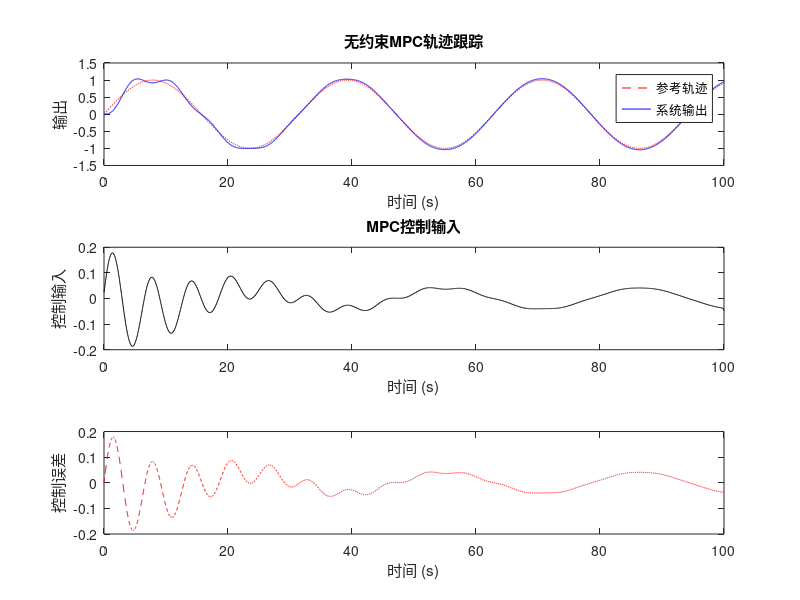

Reproduce this figure in MATLAB.
%% MPC codes without MPC toolbox
clc
clear

%% MPC for linear systems
% (1) Without input constraints

% 离散时间系统参数
Ts = 0.02;
A = [1 Ts; 0 1];
B = [0.5*Ts^2; Ts];
C = [1 0];
nx = size(A,1);
nu = size(B,2);
ny = size(C,1);

Np = 10; % 预测步长
Q = 5;   % 输出误差权重
R = 0.1; % 控制输入权重

Nsim = 5000;
t = (0:Nsim-1)*Ts;
ref = sin(0.2*t); % 期望轨迹

% 预测矩阵
Phi = zeros(Np*ny, nx);
Gamma = zeros(Np*ny, Np*nu);
for i = 1:Np
    Phi((i-1)*ny+1:i*ny,:) = C*A^i;
    for j = 1:i
        Gamma((i-1)*ny+1:i*ny, (j-1)*nu+1:j*nu) = C*A^(i-j)*B;
    end
end

Qbar = kron(eye(Np), Q);
Rbar = kron(eye(Np), R);

x = [0; 0];
y = zeros(1,Nsim);
u = zeros(1,Nsim);

for k = 1:Nsim
    % 构造参考轨迹向量
    if k+Np-1 <= Nsim
        r = ref(k:k+Np-1)';
    else
        r = [ref(k:end) repmat(ref(end),1,Np-(Nsim-k+1))]';
    end

    % 计算最优控制序列
    H = Gamma'*Qbar*Gamma + Rbar;
    f = Gamma'*Qbar*(Phi*x - r);
    du = -H\f; % 解析解

    % 只取第一个控制量
    u(k) = du(1);

    % 系统更新
    x = A*x + B*u(k);
    y(k) = C*x;
end

figure;
subplot(3,1,1);
plot(t, ref, 'r--', t, y, 'b');
legend('参考轨迹','系统输出');
xlabel('时间 (s)');
ylabel('输出');
title('无约束MPC轨迹跟踪');

subplot(3,1,2);
stairs(t, u, 'k');
xlabel('时间 (s)');
ylabel('控制输入');
title('MPC控制输入');

subplot(3,1,3)
plot(t, ref - y, 'r--');
xlabel('时间 (s)');
ylabel('控制误差');
